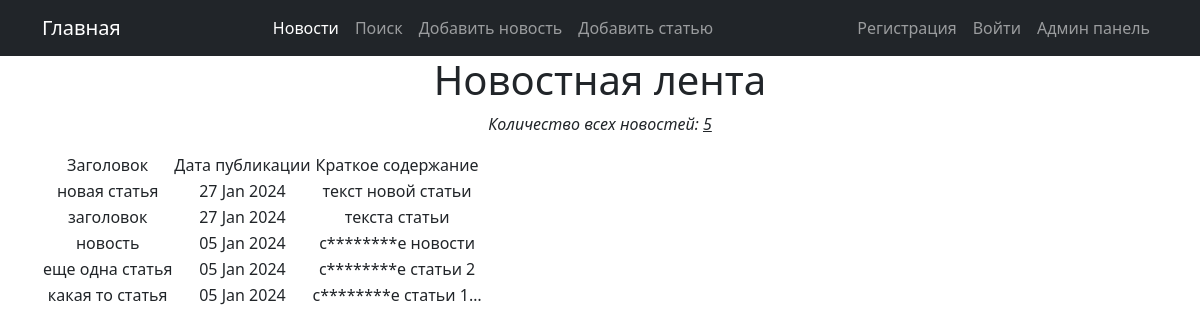
Page /news/ on the committed database.
### news/models.py (models this page shows, shortened)
class Post(models.Model):
    author = models.ForeignKey(Author, on_delete=models.CASCADE, related_name='posts')
    post_type = models.CharField(max_length=2,
                                 choices=POST_TYPES,
                                 default=news)
    datetime_post = models.DateTimeField(auto_now_add=True)
    category = models.ManyToManyField(Category, through='PostCategory')
    title = models.CharField(max_length=200)
    text = models.TextField()
    rating = models.IntegerField(default=0)

### news/views.py (the view)
# urls.py: path('', PostsList.as_view(), name='post_list'),
class PostsList(ListView):
    queryset = Post.objects.order_by('-datetime_post')
    template_name = 'posts.html'
    context_object_name = 'news'
    paginate_by = 10

### news/templatetags/custom_filters.py (called while the page is built)
def clear_str(word: str) -> str:
    new_word = map(lambda x: x if x not in punctuation else "", word)
    result = ''.join(new_word)
    return result.lower()

@register.filter()
def censor(text_in):
    words_list = text_in.split()
    if isinstance(text_in, str):
        for word in words_list:
            if clear_str(word) in censor_list:
                text_in = text_in.replace(word[1:], '*' * (len(word) - 2) + word[-1])
    return text_in

### templates/posts.html (shortened to what this page needs)
{% extends 'flatpages/default.html' %}
{% load custom_filters %}
{% block content %}
    <h1>Новостная лента</h1>
 {% if news %}
    <p><i>Количество всех новостей: <u>{{ news|length }}</u></i></p>
    <table>
        <tr>
            <td>Заголовок</td>
            <td>Дата публикации</td>
            <td>Краткое содержание</td>
        </tr>
         {% for post in news %}
        <tr>
            <td>
                {% if post.post_type == "NE" %}
                    <a class="nav-link" href="/news/{{ post.id }}">{{ post.title|censor }}</a>
                {% else %}
                   <a class="nav-link" href="/article/{{ post.id }}">{{ post.title|censor }}</a>
                {% endif %}
            </td>
            <td>{{ post.datetime_post|date:'d M Y' }}</td>
            <td>{{ post.text|censor|truncatechars:20 }}</td>
        </tr>
        {% endfor %}
    </table>
    {% else %}
        <h2>Новостей нет!</h2>
    {% endif %}
{% endblock content %}

### rows in the picture
Post: title|censor "новая статья", datetime_post "27 Jan 2024", text|censor "текст новой статьи"
Post: title|censor "заголовок", datetime_post "27 Jan 2024", text|censor "текста статьи"
Post: title|censor "новость", datetime_post "05 Jan 2024", text|censor "с********е новости"
Post: title|censor "еще одна статья", datetime_post "05 Jan 2024", text|censor "с********е статьи 2"
Post: title|censor "какая то статья", datetime_post "05 Jan 2024", text|censor "с********е статьи 1…"

### other values in the picture
{{ news|length }} "5"
